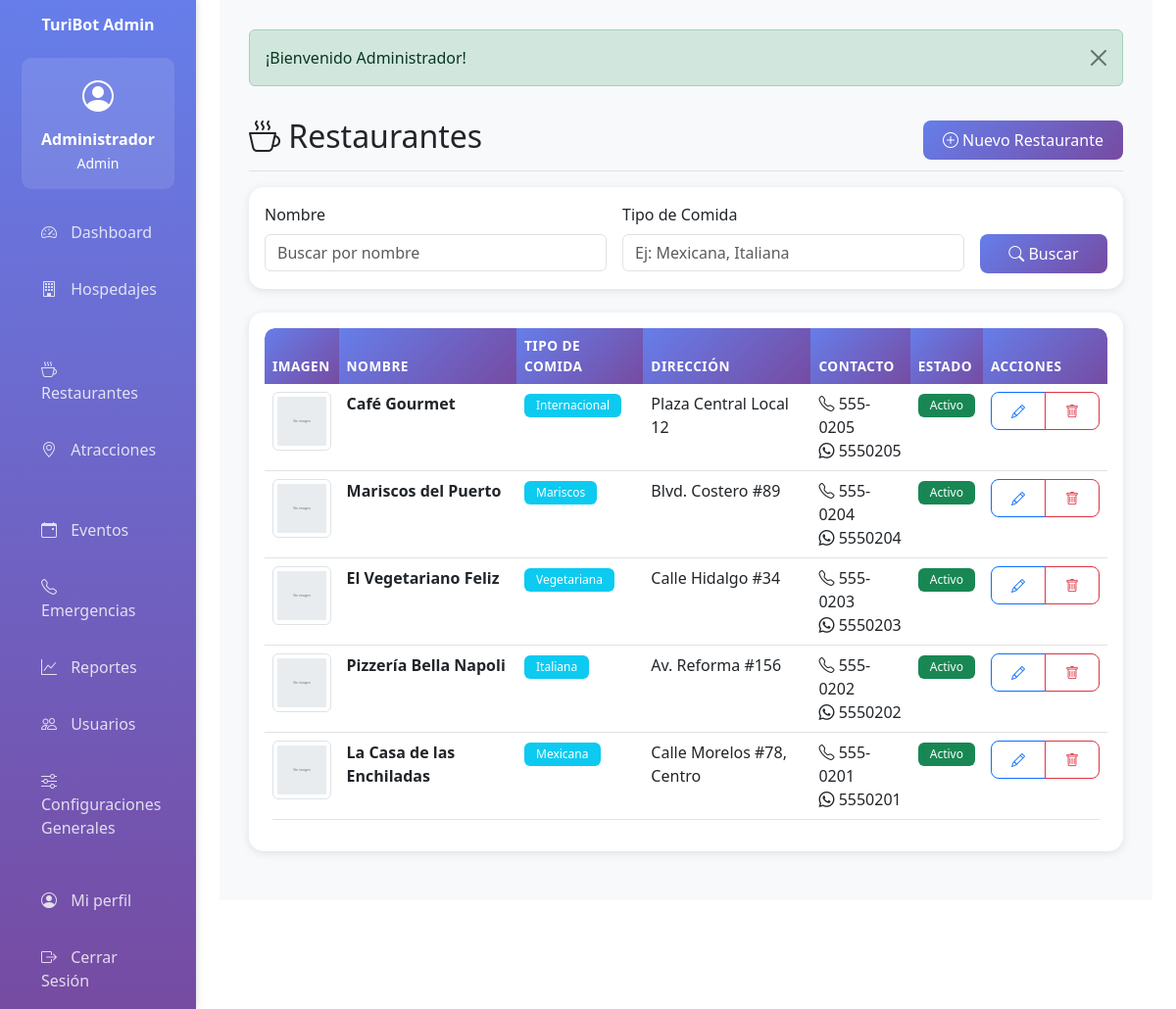
Screenshot of /restaurante (signed in) with the database file from the repository.
### tables this page shows
CREATE TABLE IF NOT EXISTS restaurantes (
    id INT AUTO_INCREMENT PRIMARY KEY,
    nombre VARCHAR(200) NOT NULL,
    tipo_comida VARCHAR(100) NOT NULL,
    direccion TEXT NOT NULL,
    telefono VARCHAR(20) NULL,
    whatsapp VARCHAR(20) NULL,
    enlace_reservacion TEXT NULL,
    sitio_web TEXT NULL,
    imagen VARCHAR(255) NULL,
    activo TINYINT(1) DEFAULT 1,
    creado_por INT NOT NULL,
    fecha_creacion TIMESTAMP DEFAULT CURRENT_TIMESTAMP,
    fecha_actualizacion TIMESTAMP DEFAULT CURRENT_TIMESTAMP ON UPDATE CURRENT_TIMESTAMP,
    FOREIGN KEY (creado_por) REFERENCES usuarios(id),
    INDEX idx_tipo_comida (tipo_comida),
    INDEX idx_activo (activo)
);

### app/controllers/BaseController.php (called while the page is built, shortened)
<?php
class BaseController {
    protected function view($viewPath, $data = []) {
        extract($data);
        require_once APP_PATH . '/views/layouts/header.php';
        require_once APP_PATH . '/views/' . $viewPath . '.php';
        require_once APP_PATH . '/views/layouts/footer.php';
    }
}
?>

### app/controllers/RestauranteController.php (called while the page is built, shortened)
<?php
require_once APP_PATH . '/controllers/BaseController.php';
class RestauranteController extends BaseController {
    private $restauranteModel;
    public function __construct() {
        $this->restauranteModel = new Restaurante();
    }
    public function index() {
        if ($_SERVER['REQUEST_METHOD'] === 'POST') {
            $filters = [
                'nombre' => cleanInput($_POST['nombre'] ?? ''),
                'tipo_comida' => cleanInput($_POST['tipo_comida'] ?? '')
            ];
            $restaurantes = $this->restauranteModel->search($filters);
        } else {
            $restaurantes = $this->restauranteModel->getAll();
        }
        $this->view('restaurante/index', ['restaurantes' => $restaurantes]);
    }
}
?>

### app/helpers/functions.php (called while the page is built, shortened)
<?php
function isLoggedIn() {
    return isset($_SESSION['user_id']);
}
function hasAnyRole($roles) {
    return in_array($_SESSION['user_rol'], $roles);
}
function getImageUrl($filename, $folder) {
    if (empty($filename)) {
        return BASE_URL . 'public/img/no-image.svg';
    }
    return BASE_URL . 'public/uploads/' . $folder . '/' . $filename;
}
function truncateText($text, $length = 100) {
    if (strlen($text) <= $length) {
        return $text;
    }
    return substr($text, 0, $length) . '...';
}
?>

### config/database.php (called while the page is built, shortened)
<?php
class Database {
    private static $instance = null;
    private $connection;
    private function __construct() {
        try {
            $dsn = "mysql:host=" . DB_HOST . ";dbname=" . DB_NAME . ";charset=" . DB_CHARSET;
            $options = [
                PDO::ATTR_ERRMODE => PDO::ERRMODE_EXCEPTION,
                PDO::ATTR_DEFAULT_FETCH_MODE => PDO::FETCH_ASSOC,
                PDO::ATTR_EMULATE_PREPARES => false
            ];
            $this->connection = new PDO($dsn, DB_USER, DB_PASS, $options);
        } catch (PDOException $e) {
            die("Error de conexión a la base de datos: " . $e->getMessage());
        }
    }
    public static function getInstance() {
        if (self::$instance === null) {
            self::$instance = new self();
        }
        return self::$instance;
    }
    public function getConnection() {
        return $this->connection;
    }
}
?>

### app/models/BaseModel.php (called while the page is built, shortened)
<?php
class BaseModel {
    protected $db;
    protected $table;
    public function __construct() {
        $this->db = Database::getInstance()->getConnection();
    }
    public function getAll() {
        $stmt = $this->db->query("SELECT * FROM {$this->table} ORDER BY id DESC");
        return $stmt->fetchAll();
    }
}
?>

### app/views/restaurante/index.php (the view)
<div class="d-flex justify-content-between flex-wrap flex-md-nowrap align-items-center pt-3 pb-2 mb-3 border-bottom">
    <h1 class="h2"><i class="bi bi-cup-hot"></i> Restaurantes</h1>
    <?php if (hasAnyRole(['admin', 'editor'])): ?>
    <div class="btn-toolbar mb-2 mb-md-0">
        <a href="<?php echo BASE_URL; ?>restaurante/create" class="btn btn-primary">
            <i class="bi bi-plus-circle"></i> Nuevo Restaurante
        </a>
    </div>
    <?php endif; ?>
</div>
<div class="card mb-4">
    <div class="card-body">
        <form method="POST" action="<?php echo BASE_URL; ?>restaurante">
            <div class="row g-3">
                <div class="col-md-5">
                    <label class="form-label">Nombre</label>
                    <input type="text" class="form-control" name="nombre" placeholder="Buscar por nombre">
                </div>
                <div class="col-md-5">
                    <label class="form-label">Tipo de Comida</label>
                    <input type="text" class="form-control" name="tipo_comida" placeholder="Ej: Mexicana, Italiana">
                </div>
                <div class="col-md-2">
                    <label class="form-label">&nbsp;</label>
                    <button type="submit" class="btn btn-primary w-100"><i class="bi bi-search"></i> Buscar</button>
                </div>
            </div>
        </form>
    </div>
</div>
<div class="card">
    <div class="card-body">
        <div class="table-responsive">
            <table class="table table-hover">
                <thead>
                    <tr>
                        <th>Imagen</th>
                        <th>Nombre</th>
                        <th>Tipo de Comida</th>
                        <th>Dirección</th>
                        <th>Contacto</th>
                        <th>Estado</th>
                        <th>Acciones</th>
                    </tr>
                </thead>
                <tbody>
                    <?php if (!empty($restaurantes)): ?>
                        <?php foreach ($restaurantes as $rest): ?>
                        <tr>
                            <td>
                                <img src="<?php echo getImageUrl($rest['imagen'], 'restaurantes'); ?>"
                                     alt="<?php echo htmlspecialchars($rest['nombre']); ?>"
                                     class="img-thumbnail" style="width: 60px; height: 60px; object-fit: cover;">
                            </td>
                            <td><strong><?php echo htmlspecialchars($rest['nombre']); ?></strong></td>
                            <td><span class="badge bg-info"><?php echo htmlspecialchars($rest['tipo_comida']); ?></span></td>
                            <td><?php echo truncateText($rest['direccion'], 50); ?></td>
                            <td>
                                <?php if ($rest['telefono']): ?>
                                    <i class="bi bi-telephone"></i> <?php echo htmlspecialchars($rest['telefono']); ?><br>
                                <?php endif; ?>
                                <?php if ($rest['whatsapp']): ?>
                                    <i class="bi bi-whatsapp"></i> <?php echo htmlspecialchars($rest['whatsapp']); ?>
                                <?php endif; ?>
                            </td>
                            <td>
                                <?php if ($rest['activo']): ?>
                                    <span class="badge bg-success">Activo</span>
                                <?php else: ?>
                                    <span class="badge bg-secondary">Inactivo</span>
                                <?php endif; ?>
                            </td>
                            <td>
                                <?php if (hasAnyRole(['admin', 'editor'])): ?>
                                <div class="btn-group btn-group-sm">
                                    <a href="<?php echo BASE_URL; ?>restaurante/edit/<?php echo $rest['id']; ?>"
                                       class="btn btn-outline-primary" title="Editar">
                                        <i class="bi bi-pencil"></i>
                                    </a>
                                    <a href="<?php echo BASE_URL; ?>restaurante/delete/<?php echo $rest['id']; ?>"
                                       class="btn btn-outline-danger delete-confirm" title="Eliminar">
                                        <i class="bi bi-trash"></i>
                                    </a>
                                </div>
                                <?php endif; ?>
                            </td>
                        </tr>
                        <?php endforeach; ?>
                    <?php else: ?>
                        <tr>
                            <td colspan="7" class="text-center text-muted">No hay restaurantes registrados</td>
                        </tr>
                    <?php endif; ?>
                </tbody>
            </table>
        </div>
    </div>
</div>

### rows the page displays
restaurantes: nombre "Café Gourmet", tipo_comida "Internacional", direccion "Plaza Central Local 12", telefono "555-0205", whatsapp "5550205", activo "Activo"
restaurantes: nombre "Mariscos del Puerto", tipo_comida "Mariscos", direccion "Blvd. Costero #89", telefono "555-0204", whatsapp "5550204", activo "Activo"
restaurantes: nombre "El Vegetariano Feliz", tipo_comida "Vegetariana", direccion "Calle Hidalgo #34", telefono "555-0203", whatsapp "5550203", activo "Activo"
restaurantes: nombre "Pizzería Bella Napoli", tipo_comida "Italiana", direccion "Av. Reforma #156", telefono "555-0202", whatsapp "5550202", activo "Activo"
restaurantes: nombre "La Casa de las Enchiladas", tipo_comida "Mexicana", direccion "Calle Morelos #78, Centro", telefono "555-0201", whatsapp "5550201", activo "Activo"

### other values shown
APP_NAME "TuriBot Admin"
getCurrentUser()['nombre'] "Administrador"
getCurrentUser()['rol'] "Admin"
$flash['message'] "¡Bienvenido Administrador!"
